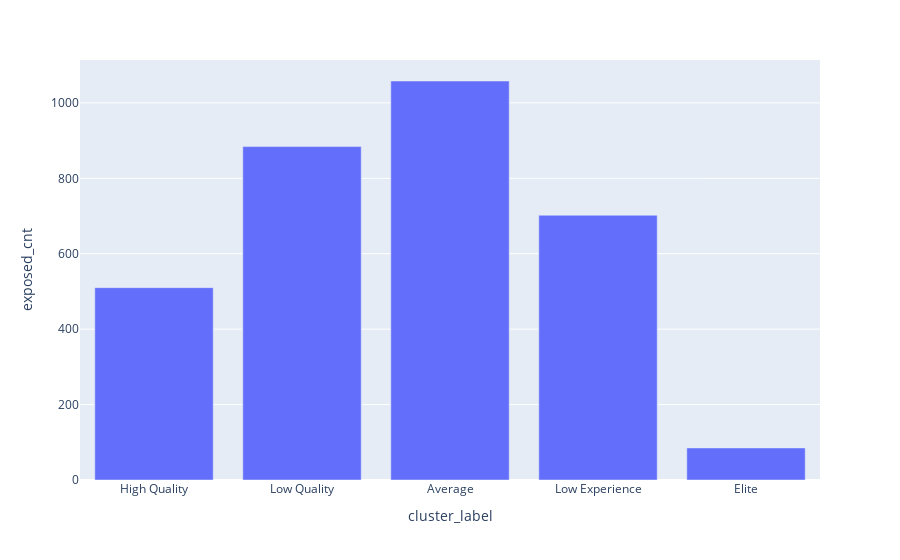

Notebook code for this chart:
### Code cell
fig = px.bar(exp_results_control, x='cluster_label', y='exposed_cnt')
fig.show()

### Figure 1 — Plotly figure (JSON) as saved in the notebook; plotly's stock layout.template omitted (floating-point values rounded to 4 significant figures)
{"data": [{"alignmentgroup": "True", "hovertemplate": "cluster_label=%{x}<br>exposed_cnt=%{y}<extra></extra>", "legendgroup": "", "marker": {"color": "#636efa", "pattern": {"shape": ""}}, "name": "", "offsetgroup": "", "orientation": "v", "showlegend": false, "textposition": "auto", "type": "bar", "x": ["High Quality", "Low Quality", "Average", "Low Experience", "Elite"], "xaxis": "x", "y": [510, 884, 1058, 702, 85], "yaxis": "y"}], "layout": {"barmode": "relative", "legend": {"tracegroupgap": 0}, "margin": {"t": 60}, "xaxis": {"anchor": "y", "domain": [0, 1], "title": {"text": "cluster_label"}}, "yaxis": {"anchor": "x", "domain": [0, 1], "title": {"text": "exposed_cnt"}}}}
